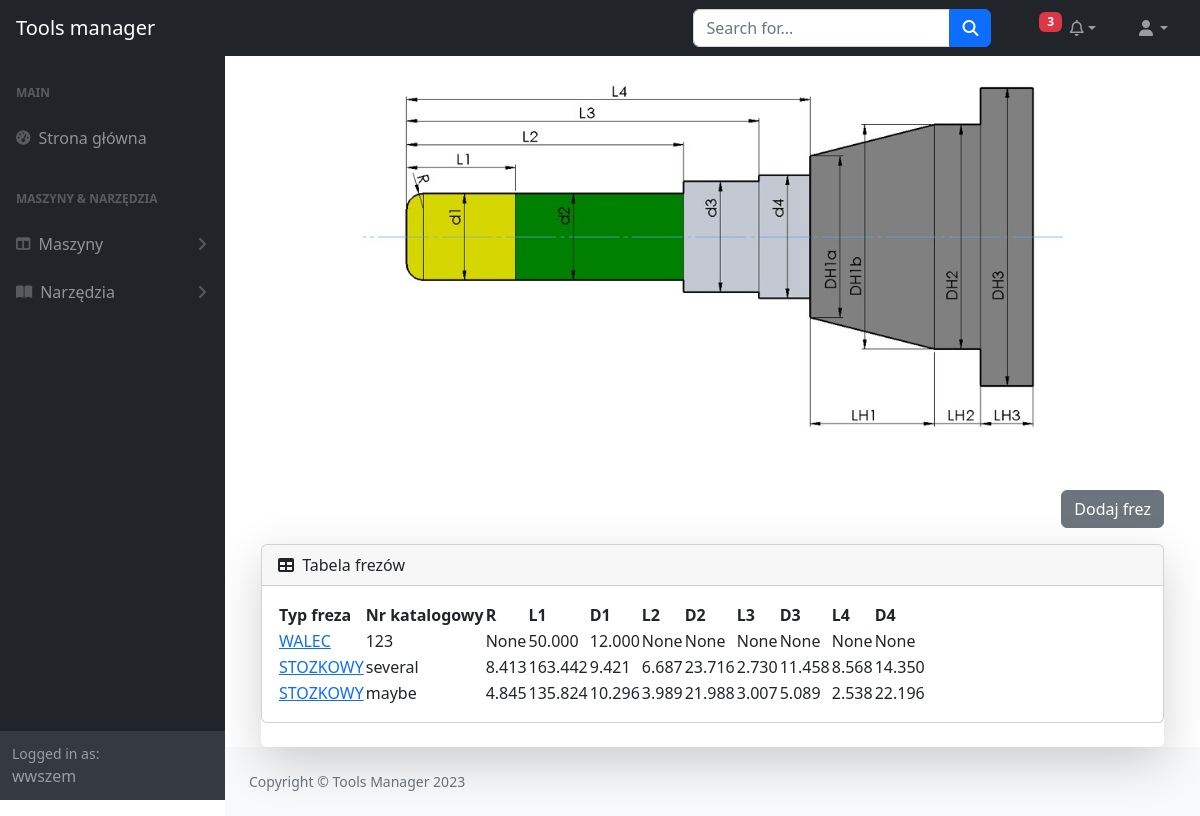
Before: /tool/ (signed in) with the older database file.
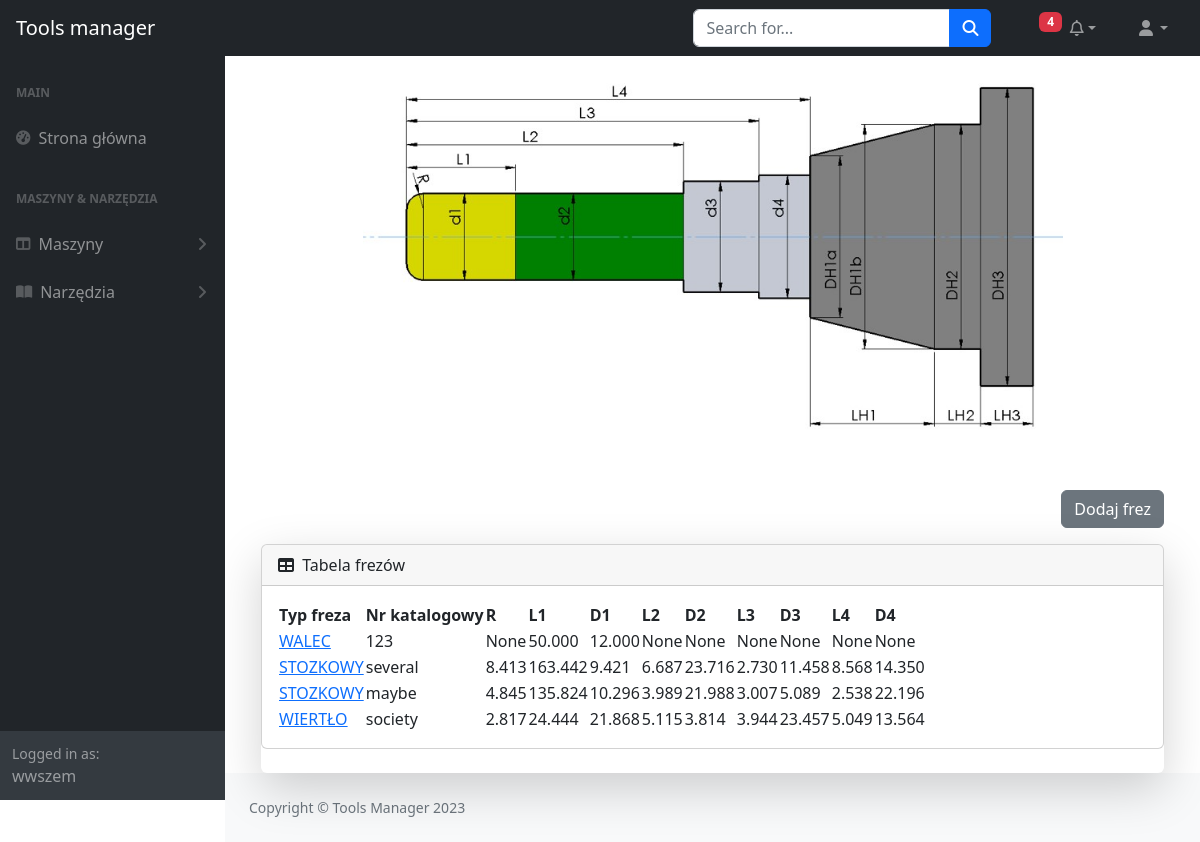
After: the same page with the newer database file.
### tools/models.py (models this page shows, shortened)
class Tool(models.Model):
    tool_type_choices = [
        ('end_mill', 'WALEC'),
        ('ball_nose', 'KULA'),
        ('bull_nose', 'WALEC_Z_R'),
        ('typer_ball_nose', 'STOZKOWY'),
        ('engraving', 'GRAWERKA'),
        ('drill', 'WIERTŁO'),
    ]
    tool_type_dict = dict(tool_type_choices)
    tool_type = models.CharField(max_length=100, choices=tool_type_choices)
    catalog_nr = models.CharField(max_length=100)
    R = models.DecimalField(max_digits=10, decimal_places=3, blank=True, null=True)
    L1 = models.DecimalField(max_digits=10, decimal_places=3, blank=True, null=True)
    D1 = models.DecimalField(max_digits=10, decimal_places=3, blank=True, null=True)
    L2 = models.DecimalField(max_digits=10, decimal_places=3, blank=True, null=True)
    D2 = models.DecimalField(max_digits=10, decimal_places=3, blank=True, null=True)
    L3 = models.DecimalField(max_digits=10, decimal_places=3, blank=True, null=True)
    D3 = models.DecimalField(max_digits=10, decimal_places=3, blank=True, null=True)
    L4 = models.DecimalField(max_digits=10, decimal_places=3, blank=True, null=True)
    D4 = models.DecimalField(max_digits=10, decimal_places=3, blank=True, null=True)
    author = models.ForeignKey(User, on_delete=models.SET_DEFAULT, default=None)

### tools/views.py (the view)
# urls.py: path('tool/', ToolListView.as_view(), name='tool'),
class ToolListView(ListView):
    model = Tool
    template_name = 'tools/tool.html'
    def get(self, request, *args, **kwargs):
        user = request.user
        logger.info(f'Tool List View accessed by user {user}')
        return super().get(request, *args, **kwargs)

### machines/context_processors.py (called while the page is built)
def all_machines(request):
    return {'machines': Machine.objects.all()}

def user_notifications(request):
    if not request.user.is_anonymous:
        user = request.user
        return {'user_notifications': UserNotification.objects.filter(user=user, is_read=False).select_related(
                'notification__user_comment').order_by('-notification__created_at')}
    return {'user_notifications': []}

### tools/templates/tools/tool.html (shortened to what this page needs)
{% extends 'machines/index.html' %}
{% load static %}
{% block content %}
<div class="container">
    <div class="col-lg text-center">
        <img src="{% static 'media/tool.jpg' %}" alt="Tool Image" class="img-fluid rounded" style="max-width: 700px;">
    </div>
    <div class="row justify-content-center">
        <div class="col-lg">
            {% if perms.tools_assembly.add_tool %}
            <div class="text-end mb-3">
                <a class="btn btn-secondary btn-md mt-5 mb-0" href="{% url 'tool-create' %}">Dodaj frez</a>
            </div>
            {% endif %}
            <div class="card shadow-lg border-0 rounded-lg mt-3">
                <div class="card mb-4">
                    <div class="card-header">
                        <i class="fas fa-table me-1"></i>
                        Tabela frezów
                    </div>
                    <div class="card-body">
                        <table id="datatablesSimple">
                            <thead>
                                <tr>
                                    <th>Typ freza</th>
                                    <th>Nr katalogowy</th>
                                    <th>R</th>
                                    <th>L1</th>
                                    <th>D1</th>
                                    <th>L2</th>
                                    <th>D2</th>
                                    <th>L3</th>
                                    <th>D3</th>
                                    <th>L4</th>
                                    <th>D4</th>
                                </tr>
                            </thead>
                            <tbody>
                                {% for tool in object_list %}
                                <tr>
                                    <td><a href="{% url 'tool-detail' tool.pk %}">{{ tool.get_tool_type_display }}</a></td>
                                    <td>{{ tool.catalog_nr }}</td>
                                    <td>{{ tool.R }}</td>
                                    <td>{{ tool.L1 }}</td>
                                    <td>{{ tool.D1 }}</td>
                                    <td>{{ tool.L2 }}</td>
                                    <td>{{ tool.D2 }}</td>
                                    <td>{{ tool.L3 }}</td>
                                    <td>{{ tool.D3 }}</td>
                                    <td>{{ tool.L4 }}</td>
                                    <td>{{ tool.D4 }}</td>
                                </tr>
                                {% endfor %}
                            </tbody>
                        </table>
                    </div>
                </div>
            </div>
        </div>
    </div>
</div>
{% endblock %}

### machines/templates/machines/index.html (shortened to what this page needs)
{% load static %}
<!DOCTYPE html>
<html lang="en">
    <head>
        <link href="https://cdn.jsdelivr.net/npm/simple-datatables@7.1.2/dist/style.min.css" rel="stylesheet" />
        <link href="{% static 'css/styles.css' %}" rel="stylesheet" />
    </head>
    <body class="sb-nav-fixed">
        <nav class="sb-topnav navbar navbar-expand navbar-dark bg-dark">
            <a class="navbar-brand ps-3" href="{% url 'app-home' %}">Tools manager</a>
            <form class="d-none d-md-inline-block form-inline ms-auto me-0 me-md-3 my-2 my-md-0">
                <div class="input-group">
                    <input class="form-control" type="text" placeholder="Search for..." aria-label="Search for..." aria-describedby="btnNavbarSearch" />
                    <button class="btn btn-primary" id="btnNavbarSearch" type="button"><i class="fas fa-search"></i></button>
                </div>
            </form>
            <ul class="navbar-nav ms-auto ms-md-0 me-3 me-lg-4">
                <ul>
                    {% if user_notifications.count > 0 %}
                        <span class="badge bg-danger">{{ user_notifications.count }}</span>
                    {% else %}
                        <span class="badge bg-danger">0</span>
                    {% endif %}
                </ul>
                <li class="nav-item dropdown">
                    <a class="nav-link dropdown-toggle" id="navbarNotification" href="#" role="button" data-bs-toggle="dropdown" aria-expanded="false"><i class="fa-regular fa-bell"></i></a>
                </li>
            </ul>
            <ul class="navbar-nav ms-auto ms-md-0 me-3 me-lg-4">
                <li class="nav-item dropdown">
                    <a class="nav-link dropdown-toggle" id="navbarDropdown" href="#" role="button" data-bs-toggle="dropdown" aria-expanded="false"><i class="fas fa-user fa-fw"></i></a>
                </li>
            </ul>
        </nav>
        <div id="layoutSidenav">
            <div id="layoutSidenav_nav">
                <nav class="sb-sidenav accordion sb-sidenav-dark" id="sidenavAccordion">
                    <div class="sb-sidenav-menu">
                        <div class="nav">
                            <div class="sb-sidenav-menu-heading">Main</div>
                            <a class="nav-link" href="{% url 'app-home' %}">
                                <div class="sb-nav-link-icon"><i class="fas fa-tachometer-alt"></i></div>
                                Strona główna
                            </a>
                            <div class="sb-sidenav-menu-heading">Maszyny & Narzędzia</div>
                            <a class="nav-link collapsed" href="#" data-bs-toggle="collapse" data-bs-target="#collapseLayouts" aria-expanded="false" aria-controls="collapseLayouts">
                                <div class="sb-nav-link-icon"><i class="fas fa-columns"></i></div>
                                Maszyny
                                <div class="sb-sidenav-collapse-arrow"><i class="fas fa-angle-down"></i></div>
                            </a>
                            <a class="nav-link collapsed" href="#" data-bs-toggle="collapse" data-bs-target="#collapsePages" aria-expanded="false" aria-controls="collapsePages">
                                <div class="sb-nav-link-icon"><i class="fas fa-book-open"></i></div>
                                Narzędzia
                                <div class="sb-sidenav-collapse-arrow"><i class="fas fa-angle-down"></i></div>
                            </a>
                        </div>
                    </div>
                    <div class="sb-sidenav-footer">
                        <div class="small">Logged in as:</div>
                        {{ user.username }}
                    </div>
                </nav>
            </div>
            <div id="layoutSidenav_content">
            <main>
                <div class="container-fluid px-4">
                    {% block content %}{% endblock %}
                </div>
            </main>
                <footer class="py-4 bg-light mt-auto">
                    <div class="container-fluid px-4">
                        <div class="d-flex align-items-center justify-content-between small">
                            <div class="text-muted">Copyright &copy; Tools Manager 2023</div>
                        </div>
                    </div>
                </footer>
            </div>
        </div>
    </body>
</html>

Changed rows visible on the page:
added Tool: tool_type "WIERTŁO", catalog_nr "society", R "2.817", L1 "24.444", D1 "21.868", L2 "5.115", D2 "3.814", L3 "3.944", D3 "23.457", L4 "5.049", D4 "13.564"
Other visible differences:
{{ user_notifications.count }}: "3" → "4"
